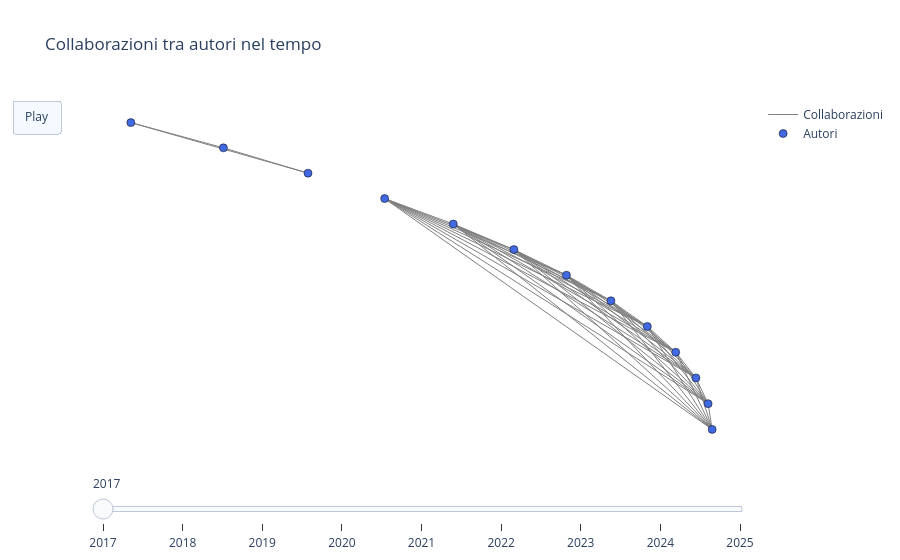

Here is the notebook cell this chart was saved with:
### Code cell
## sistemare nomi pallini e archi
pos = nx.circular_layout(
    nx.compose_all(grafi_per_anno.values())
)
def plot_graph_plotly(G):
    edge_x, edge_y = [], []

    for u, v in G.edges():
        x0, y0 = pos[u]
        x1, y1 = pos[v]
        edge_x += [x0, x1, None]
        edge_y += [y0, y1, None]

    edge_trace = go.Scatter(
        x=edge_x,
        y=edge_y,
        mode="lines",
        line=dict(width=1, color="gray"),
        hoverinfo="none",
        name="Collaborazioni",
    )

    node_x, node_y, hover_text = [], [], []

    for node in G.nodes():
        x, y = pos[node]
        node_x.append(x)
        node_y.append(y)
        hover_text.append(
            f"{node}<br>Collaborazioni: {G.degree(node)}"
        )

    node_trace = go.Scatter(
        x=node_x,
        y=node_y,
        mode="markers",
        hoverinfo="text",
        text=hover_text,
        name="Autori",
        marker=dict(
            size=8,
            color="royalblue",
            line=dict(width=0.5, color="black"),
        )
    )

    return edge_trace, node_trace
frames = []

for anno in sorted(grafi_per_anno.keys()):
    edge, node = plot_graph_plotly(grafi_per_anno[anno])
    frames.append(
        go.Frame(
            data=[edge, node],
            name=str(anno)
        )
    )

fig = go.Figure(
    data=frames[0].data,
    frames=frames,
    layout=go.Layout(
        title="Collaborazioni tra autori nel tempo",
        paper_bgcolor="white",
        plot_bgcolor="white",

        xaxis=dict(
            showgrid=False,
            zeroline=False,
            visible=False
        ),
        yaxis=dict(
            showgrid=False,
            zeroline=False,
            visible=False
        ),

        updatemenus=[{
            "type": "buttons",
            "buttons": [{
                "label": "Play",
                "method": "animate",
                "args": [
                    None,
                    {
                        "frame": {"duration": 2000, "redraw": True}, 
                        "transition": {"duration": 500},
                        "fromcurrent": True
                    }
                ]
            }]
        }],

        sliders=[{
            "steps": [
                {
                    "method": "animate",
                    "args": [[f.name]],
                    "label": f.name
                }
                for f in frames
            ]
        }]
    )
)

fig.show()

### Figure 1 — Plotly figure (JSON) as saved in the notebook; plotly's stock layout.template omitted (floating-point values rounded to 4 significant figures; data arrays with more than 128 entries replaced by an {"elided": "..."} marker saying what was removed)
{"data": [{"hoverinfo": "none", "line": {"color": "gray", "width": 1}, "mode": "lines", "name": "Collaborazioni", "type": "scatter", "x": {"elided": "144 float values"}, "y": {"elided": "144 float values"}}, {"hoverinfo": "text", "marker": {"color": "royalblue", "line": {"color": "black", "width": 0.5}, "size": 8}, "mode": "markers", "name": "Autori", "text": ["Altenkirch Thorsten<br>Collaborazioni: 9", "Chaudhuri Kaustuv Ray<br>Collaborazioni: 9", "Dowek Gilles<br>Collaborazioni: 9", "Felty Amy P.<br>Collaborazioni: 9", "Filinski Andrzej<br>Collaborazioni: 9", "Miculan Marino<br>Collaborazioni: 9", "Rabe Florian<br>Collaborazioni: 9", "Ricciotti Wilmer<br>Collaborazioni: 9", "Sacerdoti Coen Claudio<br>Collaborazioni: 9", "Sojakova Kristina<br>Collaborazioni: 9", "Omodeo Eugenio Giovanni<br>Collaborazioni: 2", "Policriti Alberto<br>Collaborazioni: 2", "Tomescu Alexandru I.<br>Collaborazioni: 2"], "type": "scatter", "x": [1, 0.9998, 0.9994, 0.9986, 0.9976, 0.9962, 0.9946, 0.9926, 0.9903, 0.9878, 0.9849, 0.9817, 0.9783], "y": [-9.855e-10, 0.0174, 0.0348, 0.05219, 0.06956, 0.08691, 0.1042, 0.1215, 0.1388, 0.156, 0.1732, 0.1903, 0.2073]}], "layout": {"paper_bgcolor": "white", "plot_bgcolor": "white", "sliders": [{"steps": [{"args": [["2017"]], "label": "2017", "method": "animate"}, {"args": [["2018"]], "label": "2018", "method": "animate"}, {"args": [["2019"]], "label": "2019", "method": "animate"}, {"args": [["2020"]], "label": "2020", "method": "animate"}, {"args": [["2021"]], "label": "2021", "method": "animate"}, {"args": [["2022"]], "label": "2022", "method": "animate"}, {"args": [["2023"]], "label": "2023", "method": "animate"}, {"args": [["2024"]], "label": "2024", "method": "animate"}, {"args": [["2025"]], "label": "2025", "method": "animate"}]}], "title": {"text": "Collaborazioni tra autori nel tempo"}, "updatemenus": [{"buttons": [{"args": [null, {"frame": {"duration": 2000, "redraw": true}, "fromcurrent": true, "transition": {"duration": 500}}], "label": "Play", "method": "animate"}], "type": "buttons"}], "xaxis": {"showgrid": false, "visible": false, "zeroline": false}, "yaxis": {"showgrid": false, "visible": false, "zeroline": false}}}
